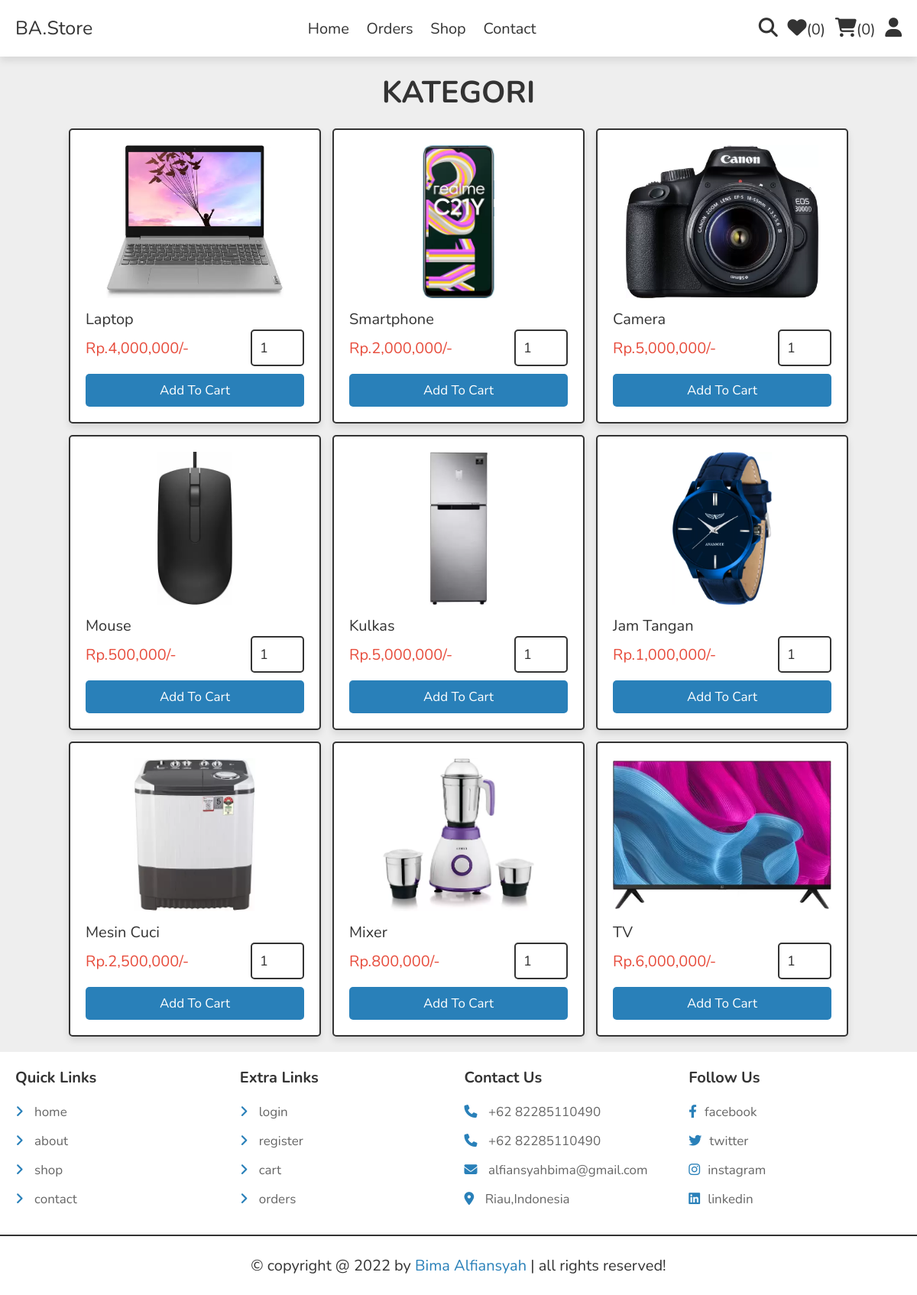
The app's page /category.php with its own data.
### tables this page shows
CREATE TABLE `products` (
  `id` int(100) NOT NULL,
  `name` varchar(100) NOT NULL,
  `details` varchar(500) NOT NULL,
  `price` int(50) NOT NULL,
  `image_01` varchar(100) NOT NULL,
  `image_02` varchar(100) NOT NULL,
  `image_03` varchar(100) NOT NULL
);

### category.php (the view, shortened to what this page needs)
<?php
include 'components/connect.php';
?>
<!DOCTYPE html>
<html lang="en">
<head>
   <link rel="stylesheet" href="https://cdnjs.cloudflare.com/ajax/libs/font-awesome/6.1.1/css/all.min.css">
   <link rel="stylesheet" href="css/style.css">
</head>
<body>
<?php include 'components/user_header.php'; ?>
<section class="products">
   <h1 class="heading">Kategori</h1>
   <div class="box-container">
   <?php
     $category = $_GET['category'];
     $select_products = $conn->prepare("SELECT * FROM `products` WHERE name LIKE '%{$category}%'");
     $select_products->execute();
     if($select_products->rowCount() > 0){
      while($fetch_product = $select_products->fetch(PDO::FETCH_ASSOC)){
   ?>
   <form action="" method="post" class="box">
      <img src="uploaded_img/<?= $fetch_product['image_01']; ?>" alt="">
      <div class="name"><?= $fetch_product['name']; ?></div>
      <div class="flex">
         <div class="price"><span>Rp.</span><?= number_format($fetch_product['price']); ?><span>/-</span></div>
         <input type="number" name="qty" class="qty" min="1" max="99" onkeypress="if(this.value.length == 2) return false;" value="1">
      </div>
      <input type="submit" value="add to cart" class="btn" name="add_to_cart">
   </form>
   <?php
      }
   }else{
      echo '<p class="empty">no products found!</p>';
   }
   ?>
   </div>
</section>
<?php include 'components/footer.php'; ?>
</body>
</html>

### components/user_header.php (shortened to what this page needs)
<header class="header">
   <section class="flex">
      <a href="home.php" class="logo">BA.Store<span></span></a>
      <nav class="navbar">
         <a href="home.php">Home</a>
         <a href="orders.php">Orders</a>
         <a href="shop.php">Shop</a>
         <a href="contact.php">Contact</a>
      </nav>
      <div class="icons">
         <?php
            $count_wishlist_items = $conn->prepare("SELECT * FROM `wishlist` WHERE user_id = ?");
            $count_wishlist_items->execute([$user_id]);
            $total_wishlist_counts = $count_wishlist_items->rowCount();
            $count_cart_items = $conn->prepare("SELECT * FROM `cart` WHERE user_id = ?");
            $count_cart_items->execute([$user_id]);
            $total_cart_counts = $count_cart_items->rowCount();
         ?>
         <a href="search_page.php"><i class="fas fa-search"></i></a>
         <a href="wishlist.php"><i class="fas fa-heart"></i><span>(<?= $total_wishlist_counts; ?>)</span></a>
         <a href="cart.php"><i class="fas fa-shopping-cart"></i><span>(<?= $total_cart_counts; ?>)</span></a>
         <div id="user-btn" class="fas fa-user"></div>
      </div>
   </section>
</header>

### components/footer.php
<footer class="footer">
   <section class="grid">
      <div class="box">
         <h3>quick links</h3>
         <a href="home.php"> <i class="fas fa-angle-right"></i> home</a>
         <a href="about.php"> <i class="fas fa-angle-right"></i> about</a>
         <a href="shop.php"> <i class="fas fa-angle-right"></i> shop</a>
         <a href="contact.php"> <i class="fas fa-angle-right"></i> contact</a>
      </div>
      <div class="box">
         <h3>extra links</h3>
         <a href="user_login.php"> <i class="fas fa-angle-right"></i> login</a>
         <a href="user_register.php"> <i class="fas fa-angle-right"></i> register</a>
         <a href="cart.php"> <i class="fas fa-angle-right"></i> cart</a>
         <a href="orders.php"> <i class="fas fa-angle-right"></i> orders</a>
      </div>
      <div class="box">
         <h3>contact us</h3>
         <a href="tel:1234567890"><i class="fas fa-phone"></i> +62 82285110490</a>
         <a href="tel:11122233333"><i class="fas fa-phone"></i> +62 82285110490</a>
         <a href="mailto:shaikh@gmail.com"><i class="fas fa-envelope"></i> alfiansyahbima@gmail.com</a>
         <a href="https://www.google.com/myplace"><i class="fas fa-map-marker-alt"></i> Riau,Indonesia </a>
      </div>
      <div class="box">
         <h3>follow us</h3>
         <a href="#"><i class="fab fa-facebook-f"></i>facebook</a>
         <a href="#"><i class="fab fa-twitter"></i>twitter</a>
         <a href="#"><i class="fab fa-instagram"></i>instagram</a>
         <a href="#"><i class="fab fa-linkedin"></i>linkedin</a>
      </div>
   </section>
   <div class="credit">&copy; copyright @ <?= date('Y'); ?> by <span>Bima Alfiansyah</span> | all rights reserved!</div>
</footer>

### css/style.css (style rules this page uses)
:root { --main-color:#2980b9; --orange:#f39c12; --red:#e74c3c; --black:#333; --white:#fff; --light-color:#666; --light-bg:#eee; --border:.2rem solid var(--black); --box-shadow:0 .5rem 1rem rgba(0,0,0,.1); }
* { font-family: 'Nunito', sans-serif; margin:0; padding:0; box-sizing: border-box; outline: none; border:none; text-decoration: none; }
html { font-size: 62.5%; overflow-x: hidden; }
body { background-color: var(--light-bg); }
section { padding:2rem; max-width: 1200px; margin:0 auto; }
.heading { font-size: 4rem; color:var(--black); margin-bottom: 2rem; text-align: center; text-transform: uppercase; }
.btn, .delete-btn, .option-btn { display: block; width: 100%; margin-top: 1rem; border-radius: .5rem; padding:1rem 3rem; font-size: 1.7rem; text-transform: capitalize; color:var(--white); cursor: pointer; text-align: center; }
.btn { background-color: var(--main-color); }
.header { position: sticky; top:0; left:0; right:0; background-color: var(--white); box-shadow: var(--box-shadow); z-index: 1000; }
.header .flex { display: flex; align-items: center; justify-content: space-between; position: relative; }
.header .flex .logo { font-size: 2.5rem; color:var(--black); }
.header .flex .navbar a { margin:0 1rem; font-size: 2rem; color:var(--black); }
.header .flex .icons > * { margin-left: 1rem; font-size: 2.5rem; cursor: pointer; color:var(--black); }
.header .flex .icons a span { font-size: 2rem; }
.products .box-container { display: grid; grid-template-columns: repeat(auto-fit, 33rem); gap:1.5rem; justify-content: center; align-items: flex-start; }
.products .box-container .box { position: relative; background-color: var(--white); box-shadow: var(--box-shadow); border-radius: .5rem; border:var(--border); padding:2rem; overflow: hidden; }
.products .box-container .box img { height: 20rem; width: 100%; object-fit: contain; margin-bottom: 1rem; }
.products .box-container .box .name { font-size: 2rem; color:var(--black); }
.products .box-container .box .flex { display: flex; align-items: center; gap:1rem; }
.products .box-container .box .flex .qty { width: 7rem; padding:1rem; border:var(--border); font-size: 1.8rem; color:var(--black); border-radius: .5rem; }
.products .box-container .box .flex .price { font-size: 2rem; color:var(--red); margin-right: auto; }
.footer { background-color: var(--white); }
.footer .grid { display: grid; grid-template-columns: repeat(auto-fit, minmax(27rem, 1fr)); gap:1.5rem; align-items: flex-start; }
.footer .grid .box h3 { font-size: 2rem; color:var(--black); margin-bottom: 2rem; text-transform: capitalize; }
.footer .grid .box a { display: block; margin:1.5rem 0; font-size: 1.7rem; color:var(--light-color); }
.footer .grid .box a i { padding-right: 1rem; color:var(--main-color); transition: .2s linear; }
.footer .credit { text-align: center; padding: 2.5rem 2rem; border-top: var(--border); font-size: 2rem; color:var(--black); }
.footer .credit span { color:var(--main-color); }

### records on screen
products: image_01 (picture), name "Laptop", price "4,000,000"
products: image_01 (picture), name "Smartphone", price "2,000,000"
products: image_01 (picture), name "Camera", price "5,000,000"
products: image_01 (picture), name "Mouse", price "500,000"
products: image_01 (picture), name "Kulkas", price "5,000,000"
products: image_01 (picture), name "Jam Tangan", price "1,000,000"
products: image_01 (picture), name "Mesin Cuci", price "2,500,000"
products: image_01 (picture), name "Mixer", price "800,000"
products: image_01 (picture), name "TV", price "6,000,000"

### other values on screen
$total_wishlist_counts "0"
$total_cart_counts "0"
